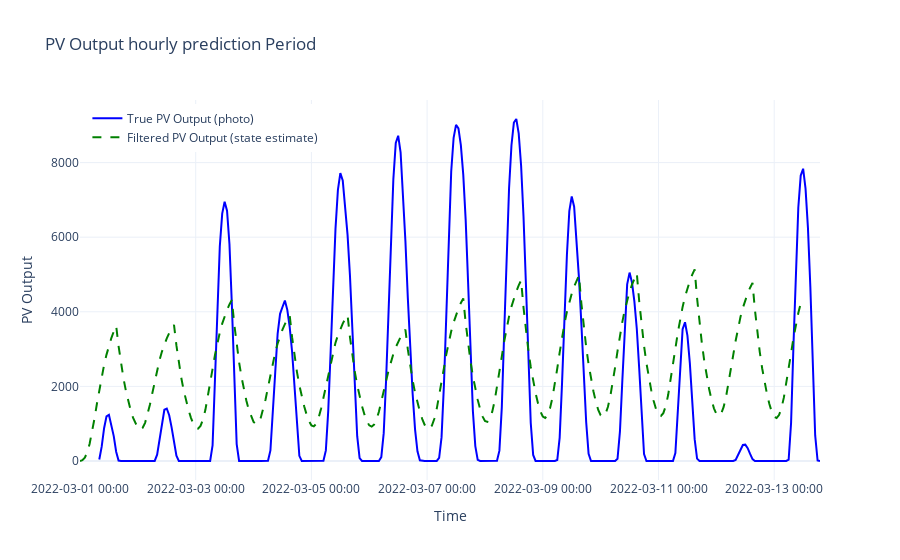

The cell this chart's notebook holds for it:
### Markdown cell above
# PV hourly 
## without feature is really bad, any straight line with mean value will be better than this

### Code cell
import pandas as pd
import numpy as np
import plotly.graph_objects as go
from pykalman import KalmanFilter
from sklearn.metrics import mean_absolute_error, mean_squared_error, r2_score


data = df_hourly_merged  

data['timestamps'] = pd.to_datetime(data['timestamps'])


timestamps_all = data['timestamps']
ssr_all = data['ssr'].values
photo_all = data['photo'].values


data_2022 = data[data['timestamps'].dt.year == 2022]

timestamps_2022 = data_2022['timestamps']
ssr_2022 = data_2022['ssr'].values
photo_2022 = data_2022['photo'].values

x_all = photo_all.reshape(-1, 1)  
z_all = ssr_all.reshape(-1, 1)  

M_all = len(photo_all)


A = np.dot(x_all[1:].T, x_all[:-1]) @ np.linalg.inv(np.dot(x_all[:-1].T, x_all[:-1]))
W = (np.dot(x_all[1:].T, x_all[1:]) - np.dot(A, np.dot(x_all[:-1].T, x_all[1:]))) / (M_all - 1)
H = np.dot(z_all.T, x_all) @ np.linalg.inv(np.dot(x_all.T, x_all))
Q = (np.dot(z_all.T, z_all) - np.dot(H, np.dot(x_all.T, z_all))) / M_all

# Convert to correct shapes
A = A.reshape(1, 1)
W = W.reshape(1, 1)
H = H.reshape(1, 1)
Q = Q.reshape(1, 1)

kf = KalmanFilter(
    transition_matrices=A,
    observation_matrices=H,
    transition_covariance=W,
    observation_covariance=Q,
    initial_state_mean=x_all[0],
    initial_state_covariance=np.eye(1)
)

filtered_state_estimates_all = kf.filter(z_all)[0]

mae = mean_absolute_error(photo_all, filtered_state_estimates_all)
mse = mean_squared_error(photo_all, filtered_state_estimates_all)
rmse = np.sqrt(mse)
r_squared = r2_score(photo_all, filtered_state_estimates_all)

# Print performance metrics
print(f"MAE: {mae}")
print(f"MSE: {mse}")
print(f"RMSE: {rmse}")
print(f"R-squared: {r_squared}")

start_time = pd.Timestamp('2022-03-01 08:00:00')
end_time = start_time + pd.Timedelta(hours=300)

data_24h = data[(data['timestamps'] >= start_time) & (data['timestamps'] < end_time)]


timestamps_24h = data_24h['timestamps']
ssr_24h = data_24h['ssr'].values
photo_24h = data_24h['photo'].values

adjustment = pd.Timedelta(hours=8)
timestamps_24h_adjusted = timestamps_24h - adjustment

filtered_state_estimates_24h = kf.filter(z_all[(timestamps_all >= start_time) & (timestamps_all < end_time)])[0]


fig = go.Figure()


fig.add_trace(go.Scatter(
    x=timestamps_24h, y=photo_24h.flatten(),
    mode='lines', name='True PV Output (photo)',
    line=dict(color='blue')
))


fig.add_trace(go.Scatter(
    x=timestamps_24h_adjusted, y=filtered_state_estimates_24h.flatten(),
    mode='lines', name='Filtered PV Output (state estimate)',
    line=dict(color='green', dash='dash')
))

fig.update_layout(
    title='PV Output hourly prediction Period',
    xaxis_title='Time',
    yaxis_title='PV Output',
    legend=dict(x=0.01, y=0.99),
    template='plotly_white',
    xaxis=dict(tickformat='%Y-%m-%d %H:%M')
)
fig.show()

### Figure 1 — Plotly figure (JSON) as saved in the notebook; plotly's stock layout.template omitted (floating-point values rounded to 4 significant figures; data arrays with more than 128 entries replaced by an {"elided": "..."} marker saying what was removed)
{"data": [{"line": {"color": "blue"}, "mode": "lines", "name": "True PV Output (photo)", "type": "scatter", "x": {"elided": "300 str values"}, "y": {"elided": "300 float values"}}, {"line": {"color": "green", "dash": "dash"}, "mode": "lines", "name": "Filtered PV Output (state estimate)", "type": "scatter", "x": {"elided": "300 str values"}, "y": {"elided": "300 float values"}}], "layout": {"legend": {"x": 0.01, "y": 0.99}, "title": {"text": "PV Output hourly prediction Period"}, "xaxis": {"tickformat": "%Y-%m-%d %H:%M", "title": {"text": "Time"}}, "yaxis": {"title": {"text": "PV Output"}}}}
